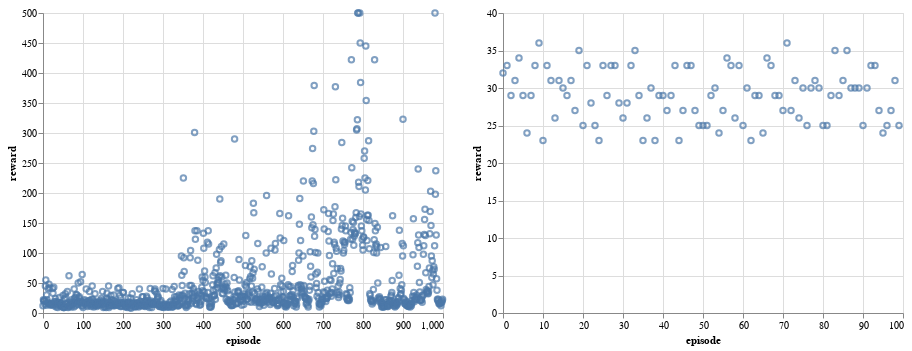

Source (notebook cell):
### Code cell
alt.Chart(train_rewards).mark_point().encode(x="episode", y="reward") | alt.Chart(
    test_rewards
).mark_point().encode(x="episode", y="reward")

### Figure 1 — Vega-Lite specification as saved in the notebook (floating-point values rounded to 4 significant figures; data arrays with more than 128 entries replaced by an {"elided": "..."} marker saying what was removed)
{"config": {"view": {"continuousWidth": 400, "continuousHeight": 300}}, "hconcat": [{"data": {"name": "data-c0ce35d1fe8fbab3121b75e6ce7b1e3e"}, "mark": "point", "encoding": {"x": {"type": "quantitative", "field": "episode"}, "y": {"type": "quantitative", "field": "reward"}}}, {"data": {"name": "data-3df07c75c72e68315503b421b8b7c444"}, "mark": "point", "encoding": {"x": {"type": "quantitative", "field": "episode"}, "y": {"type": "quantitative", "field": "reward"}}}], "$schema": "https://vega.github.io/schema/vega-lite/v4.8.1.json", "datasets": {"data-c0ce35d1fe8fbab3121b75e6ce7b1e3e": {"elided": "1000 records"}, "data-3df07c75c72e68315503b421b8b7c444": [{"episode": 0, "reward": 32.0}, {"episode": 1, "reward": 33.0}, {"episode": 2, "reward": 29.0}, {"episode": 3, "reward": 31.0}, {"episode": 4, "reward": 34.0}, {"episode": 5, "reward": 29.0}, {"episode": 6, "reward": 24.0}, {"episode": 7, "reward": 29.0}, {"episode": 8, "reward": 33.0}, {"episode": 9, "reward": 36.0}, {"episode": 10, "reward": 23.0}, {"episode": 11, "reward": 33.0}, {"episode": 12, "reward": 31.0}, {"episode": 13, "reward": 26.0}, {"episode": 14, "reward": 31.0}, {"episode": 15, "reward": 30.0}, {"episode": 16, "reward": 29.0}, {"episode": 17, "reward": 31.0}, {"episode": 18, "reward": 27.0}, {"episode": 19, "reward": 35.0}, {"episode": 20, "reward": 25.0}, {"episode": 21, "reward": 33.0}, {"episode": 22, "reward": 28.0}, {"episode": 23, "reward": 25.0}, {"episode": 24, "reward": 23.0}, {"episode": 25, "reward": 33.0}, {"episode": 26, "reward": 29.0}, {"episode": 27, "reward": 33.0}, {"episode": 28, "reward": 33.0}, {"episode": 29, "reward": 28.0}, {"episode": 30, "reward": 26.0}, {"episode": 31, "reward": 28.0}, {"episode": 32, "reward": 33.0}, {"episode": 33, "reward": 35.0}, {"episode": 34, "reward": 29.0}, {"episode": 35, "reward": 23.0}, {"episode": 36, "reward": 26.0}, {"episode": 37, "reward": 30.0}, {"episode": 38, "reward": 23.0}, {"episode": 39, "reward": 29.0}, {"episode": 40, "reward": 29.0}, {"episode": 41, "reward": 27.0}, {"episode": 42, "reward": 29.0}, {"episode": 43, "reward": 33.0}, {"episode": 44, "reward": 23.0}, {"episode": 45, "reward": 27.0}, {"episode": 46, "reward": 33.0}, {"episode": 47, "reward": 33.0}, {"episode": 48, "reward": 27.0}, {"episode": 49, "reward": 25.0}, {"episode": 50, "reward": 25.0}, {"episode": 51, "reward": 25.0}, {"episode": 52, "reward": 29.0}, {"episode": 53, "reward": 30.0}, {"episode": 54, "reward": 24.0}, {"episode": 55, "reward": 27.0}, {"episode": 56, "reward": 34.0}, {"episode": 57, "reward": 33.0}, {"episode": 58, "reward": 26.0}, {"episode": 59, "reward": 33.0}, {"episode": 60, "reward": 25.0}, {"episode": 61, "reward": 30.0}, {"episode": 62, "reward": 23.0}, {"episode": 63, "reward": 29.0}, {"episode": 64, "reward": 29.0}, {"episode": 65, "reward": 24.0}, {"episode": 66, "reward": 34.0}, {"episode": 67, "reward": 33.0}, {"episode": 68, "reward": 29.0}, {"episode": 69, "reward": 29.0}, {"episode": 70, "reward": 27.0}, {"episode": 71, "reward": 36.0}, {"episode": 72, "reward": 27.0}, {"episode": 73, "reward": 31.0}, {"episode": 74, "reward": 26.0}, {"episode": 75, "reward": 30.0}, {"episode": 76, "reward": 25.0}, {"episode": 77, "reward": 30.0}, {"episode": 78, "reward": 31.0}, {"episode": 79, "reward": 30.0}, {"episode": 80, "reward": 25.0}, {"episode": 81, "reward": 25.0}, {"episode": 82, "reward": 29.0}, {"episode": 83, "reward": 35.0}, {"episode": 84, "reward": 29.0}, {"episode": 85, "reward": 31.0}, {"episode": 86, "reward": 35.0}, {"episode": 87, "reward": 30.0}, {"episode": 88, "reward": 30.0}, {"episode": 89, "reward": 30.0}, {"episode": 90, "reward": 25.0}, {"episode": 91, "reward": 30.0}, {"episode": 92, "reward": 33.0}, {"episode": 93, "reward": 33.0}, {"episode": 94, "reward": 27.0}, {"episode": 95, "reward": 24.0}, {"episode": 96, "reward": 25.0}, {"episode": 97, "reward": 27.0}, {"episode": 98, "reward": 31.0}, {"episode": 99, "reward": 25.0}]}}
